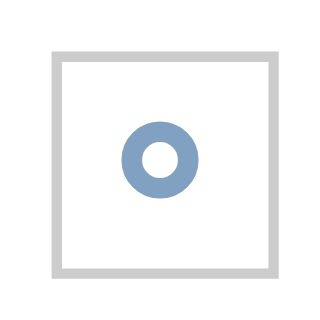

Source (Vega-Lite JSON):
### Vega specification from a JSON file in a GitHub repository (floating-point values rounded to 4 significant figures)
{"$schema": "https://vega.github.io/schema/vega/v3.0.json", "autosize": "pad", "padding": 5, "style": "cell", "data": [{"name": "source_0", "values": [{}]}], "signals": [{"name": "width", "update": "21"}, {"name": "height", "update": "21"}], "marks": [{"name": "marks", "type": "symbol", "role": "point", "style": ["point"], "from": {"data": "source_0"}, "encode": {"update": {"x": {"signal": "width", "mult": 0.5}, "y": {"signal": "height", "mult": 0.5}, "stroke": {"value": "#4c78a8"}, "fill": {"value": "transparent"}, "opacity": {"value": 0.7}}}}], "config": {"axis": {"domainColor": "#888", "tickColor": "#888"}, "axisY": {"minExtent": 30}, "style": {"cell": {"fill": "transparent", "stroke": "#ccc"}}}}
